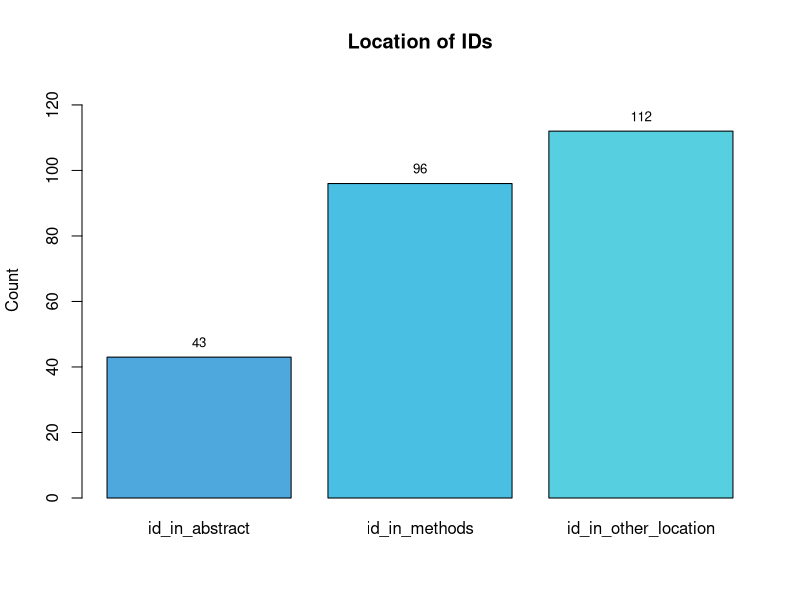
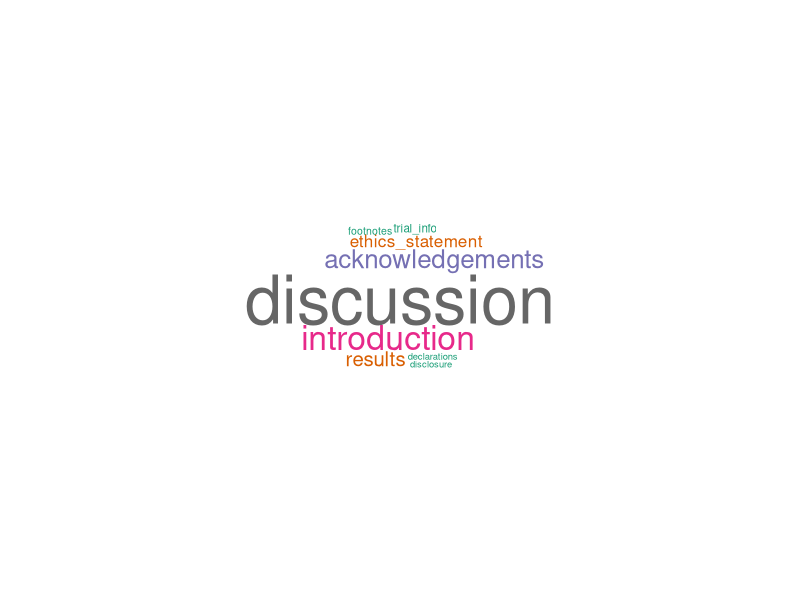
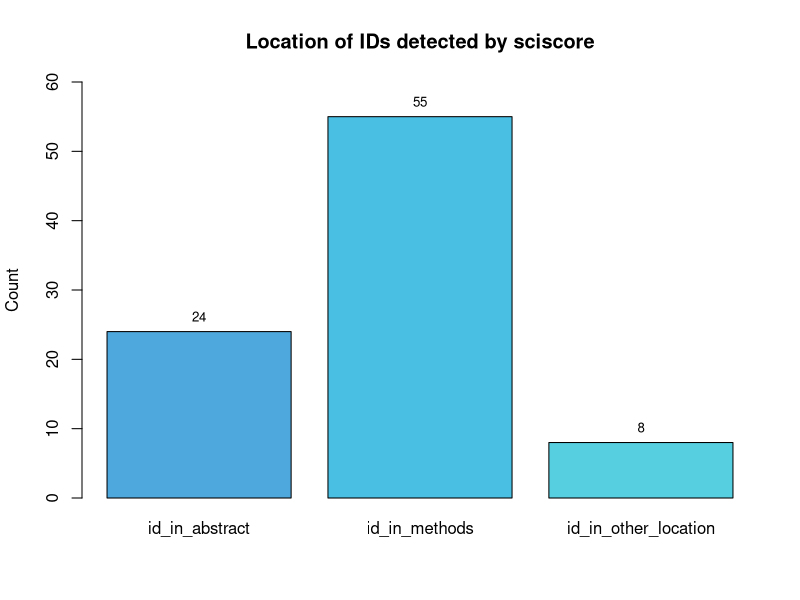
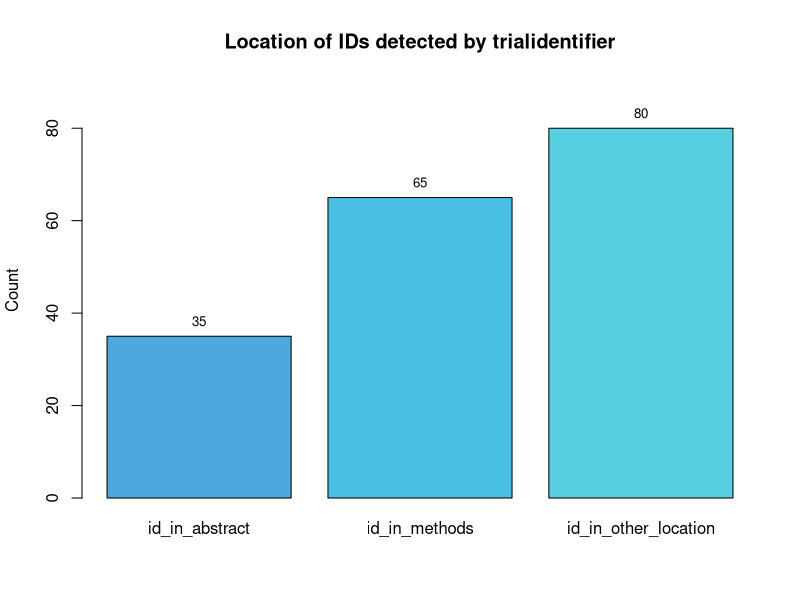
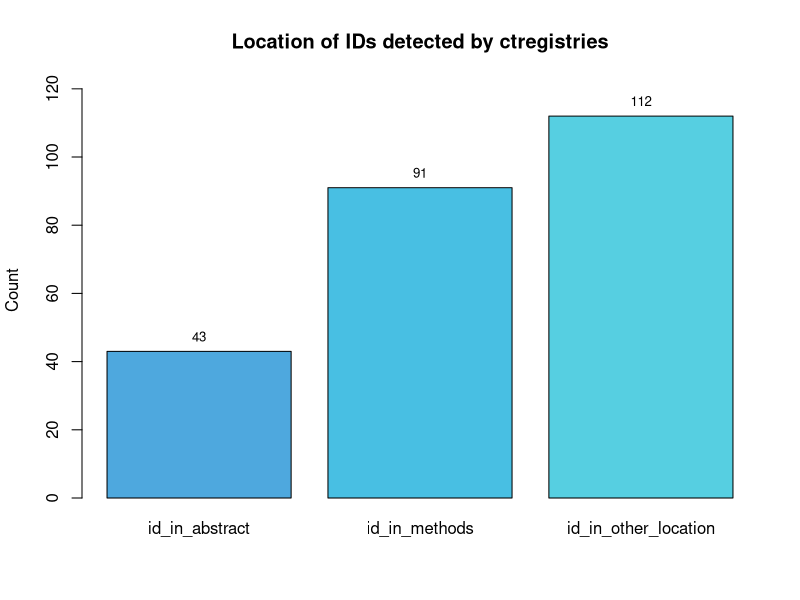
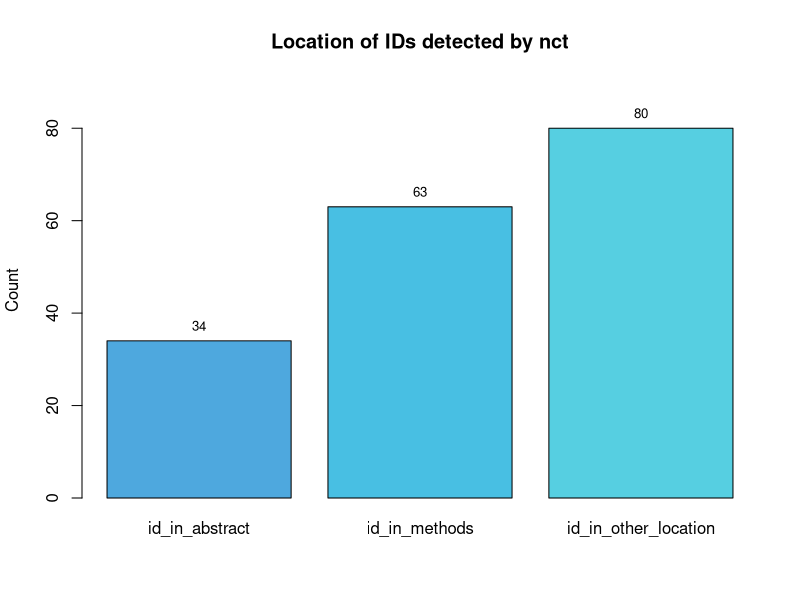
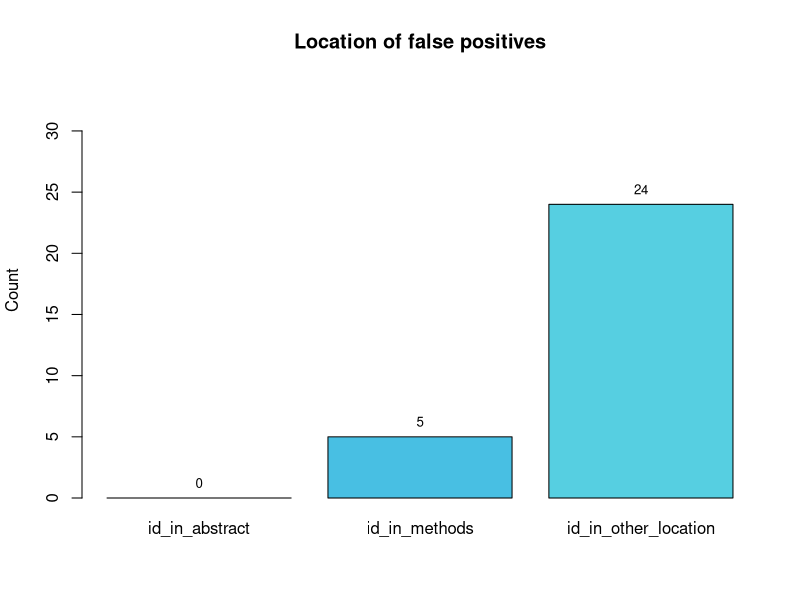

Generate these figures, in order, with R:
## ---- chunk 1

library(tidyverse)
library(here)
library(wordcloud)
library(RColorBrewer)
library(knitr)
## ---- chunk 2

#load dataset
data <- read_csv(here("data/processed", "regset.csv"))

#general overview
data %>%
  count(id_type_group) %>%
  arrange(desc(n)) %>%
  kable()
## ---- chunk 3

data %>%
  filter(id_type_group == "trn") %>%
  count(id_type) %>%
  arrange(desc(n)) %>%
  kable()
## ---- chunk 4

data %>%
  filter(id_type_group == "protocol") %>%
  count(id_type_group) %>%
  arrange(desc(n)) %>%
  kable()
## ---- chunk 5

data %>%
  filter(id_type_group == "false_positive") %>%
  count(id_type) %>%
  arrange(desc(n)) %>%
  kable()
## ---- chunk 6

# Select only the three columns of interest
location <- data[, c("id_in_abstract", "id_in_methods", "id_in_other_location")]

# Count TRUE values for each selected variable
count_true <- colSums(location)

#select custom colors
custom_palette <- colorRampPalette(c("#4EA8DE", "#48BFE3", "#56CFE1"))

#create barplot
barplot(count_true, names.arg = colnames(location), 
        col = custom_palette(length(count_true)),
        main = "Location of IDs",
        ylab = "Count", ylim = c(0, max(count_true) + 15))

# Calculate the midpoints of the bars
bar_midpoints <- barplot(count_true, plot = FALSE)

# Add total count labels on each column (centered)
text(bar_midpoints, count_true, labels = count_true, pos = 3, col = "black", cex = 0.8)
## ---- chunk 7

# separating locations where there are more than 1 options
locations <- unlist(strsplit(as.character(data$other_location), ", "))

# Create a data frame with the table of frequencies
other_location <- as.data.frame(table(locations))

wordcloud(words = other_location$locations, 
          freq = other_location$Freq,
          min.freq = 0,
          max.words = 200,
          random.order = FALSE,
          rot.per = 0,
          colors = brewer.pal(8, "Dark2"))
## ---- chunk 8
#Calculating number of papers that were research articles
#Group data by PMCID
data %>%
  group_by(PMCID) %>%
  summarise(paper_is_research_article = any(paper_is_research_article)) %>%
  count(paper_is_research_article) %>%
  arrange(desc(paper_is_research_article)) %>%
  kable()
## ---- chunk 9
#Calculating number of IDs coming from papers that were research articles.
data %>%
  count(paper_is_research_article) %>%
  arrange(desc(paper_is_research_article)) %>%
  kable()
## ---- chunk 10

data %>%
  count(tools_agree) %>%
  arrange(desc(tools_agree)) %>%
  kable()
## ---- chunk 11

data %>%
  count(tools_agree, id_type_group) %>%
  arrange(desc(tools_agree)) %>%
  kable()
## ---- chunk 12
#subset of sciscore_hit = TRUE
sciscore <- subset(data, data$sciscore_hit %in% c("TRUE"))

sciscore %>%
  count(id_type_group, id_type) %>%
  kable()
## ---- chunk 13

# Select only the three columns of interest
location_analysis1 <- sciscore[, c("id_in_abstract", "id_in_methods", 
                                 "id_in_other_location")]

# Count TRUE values for each selected variable
count_true <- colSums(location_analysis1)

#create barplot
barplot(count_true, names.arg = colnames(location_analysis1), 
        col = custom_palette(length(count_true)), 
        main = "Location of IDs detected by sciscore", ylab = "Count",
        ylim = c(0, max(count_true) + 5))

#calculate midpoints of bars
bar_midpoints <- barplot(count_true, plot = FALSE)

#add total count
text(bar_midpoints, count_true, labels = count_true, pos = 3, col = "black", cex = 0.8)
## ---- chunk 14
#subset of trialidentifier_hit = TRUE
trialidentifier <- subset(data, data$trialidentifier_hit %in% c("TRUE"))

trialidentifier %>%
  count(id_type_group, id_type) %>%
  kable()
## ---- chunk 15

# Select only the three columns of interest
location_analysis2 <- trialidentifier[, c("id_in_abstract", "id_in_methods", 
                                 "id_in_other_location")]

# Count TRUE values for each selected variable
count_true <- colSums(location_analysis2)

#create barplot
barplot(count_true, names.arg = colnames(location_analysis2), 
        col = custom_palette(length(count_true)), 
        main = "Location of IDs detected by trialidentifier", ylab = "Count",
        ylim = c(0, max(count_true) + 10))

#calculate midpoints of bars
bar_midpoints <- barplot(count_true, plot = FALSE)

#add total count
text(bar_midpoints, count_true, labels = count_true, pos = 3, col = "black", cex = 0.8)
## ---- chunk 16
#subset of ctregistries_hit = TRUE
ctregistries <- subset(data, data$ctregistries_hit %in% c("TRUE"))

ctregistries %>%
  count(id_type_group) %>%
  arrange(desc(n)) %>%
  kable()

ctregistries %>%
  filter(id_type_group == "trn") %>%
  count(id_type) %>%
  arrange(desc(n)) %>%
  kable()
## ---- chunk 17

ctregistries %>%
  filter(id_type_group == "false_positive") %>%
  count(id_type) %>%
  arrange(desc(n)) %>%
  kable()
## ---- chunk 18

ctregistries %>%
  filter(id_type_group == "trn") %>%
  count(id_type) %>%
  arrange(desc(n)) %>%
  kable()
## ---- chunk 19

# Select only the three columns of interest
location_analysis3 <- ctregistries[, c("id_in_abstract", "id_in_methods", 
                                 "id_in_other_location")]

# Count TRUE values for each selected variable
count_true <- colSums(location_analysis3)

#create barplot
barplot(count_true, names.arg = colnames(location_analysis3), 
        col = custom_palette(length(count_true)), 
        main = "Location of IDs detected by ctregistries", ylab = "Count",
        ylim = c(0, max(count_true) + 10))

#calculate midpoints of bars
bar_midpoints <- barplot(count_true, plot = FALSE)

#add total count
text(bar_midpoints, count_true, labels = count_true, pos = 3, col = "black", cex = 0.8)
## ---- chunk 20
#subset of nct_hit = TRUE
nct <- subset(data, data$nct_hit %in% c("TRUE"))

nct %>%
  count(id_type_group, id_type) %>%
  arrange(desc(n)) %>%
  kable()
## ---- chunk 21

# Select only the three columns of interest
location_analysis4 <- nct[, c("id_in_abstract", "id_in_methods", 
                                 "id_in_other_location")]

# Count TRUE values for each selected variable
count_true <- colSums(location_analysis4)

#create barplot
barplot(count_true, names.arg = colnames(location_analysis4), 
        col = custom_palette(length(count_true)), 
        main = "Location of IDs detected by nct", ylab = "Count",
        ylim = c(0, max(count_true) + 10))

#calculate midpoints of bars
bar_midpoints <- barplot(count_true, plot = FALSE)

#add total count
text(bar_midpoints, count_true, labels = count_true, pos = 3, col = "black", cex = 0.8)
## ---- chunk 22

data %>%
  filter(id_type_group == "trn") %>% 
  count(ctregistries_hit, sciscore_hit, trialidentifier_hit, nct_hit) %>%
  kable()

## ---- chunk 23

false_positive <- data %>%
  filter(id_type_group == "false_positive")

# Select only the three columns of interest
location_analysis5 <- false_positive[, c("id_in_abstract", "id_in_methods", 
                                 "id_in_other_location")]

# Count TRUE values for each selected variable
count_true <- colSums(location_analysis5)

#create barplot
barplot(count_true, names.arg = colnames(location_analysis5), 
        col = custom_palette(length(count_true)), 
        main = "Location of false positives", ylab = "Count",
        ylim = c(0, max(count_true) + 10))

#calculate midpoints of bars
bar_midpoints <- barplot(count_true, plot = FALSE)

#add total count
text(bar_midpoints, count_true, labels = count_true, pos = 3, col = "black", cex = 0.8)

## ---- chunk 24

false_positive %>%
  filter(!is.na(other_location)) %>%
  group_by(id_type) %>%
  count(other_location) %>%
  arrange(desc(n)) %>%
  kable()
